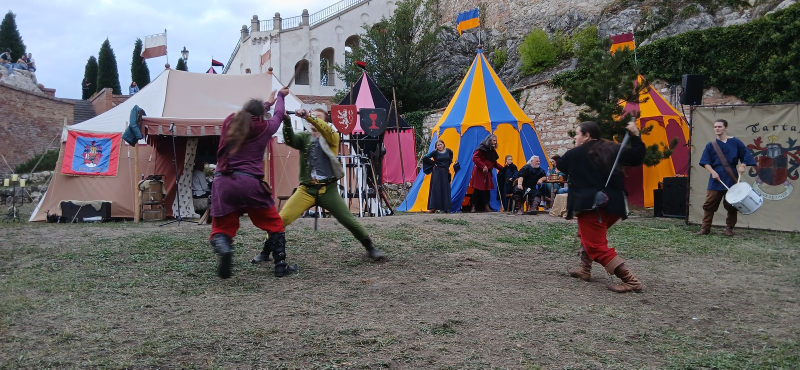
#> input picture images/opt/hero-1.jpg, 1600 x 739 px, given in place of hero-1.jpeg, which was not available (shown at 1/2 size)
$ python optimize-images.py ../images/opt/hero-1.jpg
#> lines starting #> are read from the running program, lines starting #| are printed output that depends on the picture
#!/usr/bin/env python3
"""Optimalizace fotek SHŠ Heretik do public/images/opt/ (webp + jpeg).

Zdrojové originály: assets-src/originals/ (zůstávají v Gitu, nekopírují se do buildu).
Optimalizované webové assety: public/images/opt/ (kopírují se do dist/).

Pro každý obrázek generuje responzivní varianty (480, 800, 1200 a plná šířka),
vždy jako WebP i JPEG — Picture.astro z nich sestaví srcset.
Reprodukovatelné: stejný vstup → stejný výstup (pevné kvality, LANCZOS).
"""
from PIL import Image, ImageOps
import os
import sys

LANCZOS = getattr(Image, 'Resampling', Image).LANCZOS

SRC = 'assets-src/originals'
DST = 'public/images/opt'
os.makedirs(DST, exist_ok=True)

# (src, max_dim, jpeg_quality) — max_dim = nejdelší strana plné varianty
PLAN = {
    'hero-1.jpeg':   (1600, 80),
    'hero-2.jpeg':   (1600, 80),
    'gallery-1.jpeg': (1400, 78),
    'gallery-2.jpeg': (1400, 78),
    'gallery-3.jpeg': (1400, 78),
    'gallery-4.jpeg': (1400, 78),
    'gallery-5.jpeg': (1400, 78),
    'gallery-6.jpeg': (1400, 78),
    'gallery-7.jpeg': (1400, 78),
    'gallery-8.jpeg': (1400, 78),
    # Nové fotky 2026 (září) — hradní akce, večerní vystoupení, jevištní souboje
    'gallery-9.jpeg': (1400, 78),
    'gallery-10.jpeg': (1400, 78),
    'gallery-11.jpeg': (1400, 78),
    'gallery-12.jpeg': (1400, 78),
    'gallery-13.jpeg': (1400, 78),
    'gallery-14.jpeg': (1400, 78),
    'gallery-15.jpeg': (1400, 78),
    'gallery-16.jpeg': (1400, 78),
    'gallery-17.jpeg': (1400, 78),
    'gallery-18.jpeg': (1400, 78),
    'gallery-19.jpeg': (1400, 78),
    'gallery-20.jpeg': (1400, 78),
    'gallery-21.jpeg': (1400, 78),
    'gallery-22.jpeg': (1400, 78),
    'gallery-23.jpeg': (1400, 78),
    'gallery-24.jpeg': (1400, 78),
    'gallery-25.jpeg': (1400, 78),
    'gallery-26.jpeg': (1400, 78),
    'gallery-27.jpeg': (1400, 78),
    'gallery-28.jpeg': (1400, 78),
    'gallery-29.jpeg': (1400, 78),
}

# Responzivní šířky variant (longest edge), kromě plné varianty.
VARIANTS = [480, 800, 1200]

# Mobilní varianty (longest edge) pro hero obrázky — používá je mobileSrc
# v ScenaHero / ScenaCTA (menší soubor pro telefony).
MOBILE_VARIANTS = {
    'hero-1.jpeg': [900],
    'hero-2.jpeg': [900],
}


# Portrétní výřezy hero fotek pro úzké telefony na výšku (mobileSrc + media
# `(max-width: 760px) and (orientation: portrait)`). Širokou fotku 16:7 by
# `object-fit: cover` na ~390×850 px roztáhl a rozmazal; výřez z originálu je ostrý.
# (src, střed výřezu jako podíl šířky originálu, kvalita)
PORTRAIT_RATIO = 9 / 16
PORTRAIT_WIDTH = 900  # = 2× šířka telefonu 390 px + rezerva pro DPR 2 (1600 px na výšku)
PORTRAITS = {
    # hero-1: stan a hlavní šermíř vpravo od středu
    'hero-1.jpeg': (0.70, 64),
    # hero-2: trojice šermířů, střed na prostředním (v bílé košili)
    'hero-2.jpeg': (0.445, 64),
}


def save_variant(im, path, q):
    """Uloží obrázek jako WebP i JPEG se stejnou kvalitou."""
    im.save(path + '.webp', 'WEBP', quality=q, method=6)
    im.save(path + '.jpg', 'JPEG', quality=q, progressive=True, optimize=True)


def make_portraits():
    """Vygeneruje JEN hero-N-portrait.webp/.jpg — žádný jiný soubor se nepřepíše."""
    for src, (center, q) in PORTRAITS.items():
        im = ImageOps.exif_transpose(Image.open(os.path.join(SRC, src))).convert('RGB')
        w, h = im.size
        crop_w = round(h * PORTRAIT_RATIO)
        left = min(max(round(w * center - crop_w / 2), 0), w - crop_w)
        crop = im.crop((left, 0, left + crop_w, h))
        out_h = round(PORTRAIT_WIDTH / PORTRAIT_RATIO)
        crop = crop.resize((PORTRAIT_WIDTH, out_h), LANCZOS)
        base = os.path.join(DST, os.path.splitext(src)[0] + '-portrait')
        save_variant(crop, base, q)
        print(f'{src} -> {base} {crop.size} webp {os.path.getsize(base + ".webp")//1024} kB, jpg {os.path.getsize(base + ".jpg")//1024} kB')


if '--only-portrait' in sys.argv:
    make_portraits()
    sys.exit(0)

total_before = total_after = 0
for src, (max_dim, q) in PLAN.items():
    # exif_transpose: vyřeší EXIF orientaci (např. fotky z telefonu otočené o 90°);
    # u fotek s orientací 1 je to no-op, takže staré výstupy zůstávají identické.
    im = ImageOps.exif_transpose(Image.open(os.path.join(SRC, src))).convert('RGB')
#> im is the input picture: PIL image 1600x739 RGB; mean R, G, B 103, 99.5, 98.2
    w, h = im.size
#> w = 1600; h = 739
    base = os.path.splitext(src)[0]
    total_before += os.path.getsize(os.path.join(SRC, src))

    # Plná varianta (max_dim na nejdelší straně)
    if max(w, h) > max_dim:
        r = max_dim / max(w, h)
        full = im.resize((round(w * r), round(h * r)), LANCZOS)
    else:
        full = im
    save_variant(full, os.path.join(DST, base), q)
    total_after += os.path.getsize(os.path.join(DST, base + '.webp')) + os.path.getsize(os.path.join(DST, base + '.jpg'))

    # Menší responzivní varianty (jen pokud je originál větší)
    for v in VARIANTS:
        if max(w, h) <= v:
            continue
        # KRITICKÉ: poměr se počítá vůči PLNÉ variantě (full už byl zmenšen
        # z originálu) — vůči max(w,h) originálu by varianty byly o ~27% menší,
        # než tvrdí jejich název, a srcset by dostával upscalované obrázky.
        r = v / max(full.width, full.height)
        variant = full.resize((round(full.width * r), round(full.height * r)), LANCZOS)
        # Náhledy mají vyšší kvalitu než plná — bývají upscalované na 2× displejích.
        save_variant(variant, os.path.join(DST, f'{base}-{v}'), min(q + 4, 86))
        total_after += os.path.getsize(os.path.join(DST, f'{base}-{v}.webp')) + os.path.getsize(os.path.join(DST, f'{base}-{v}.jpg'))
#> this loop made 3 passes
#> pass 1, `variant = full.resize((round(full.width * r), round(full.height * r)),..`:
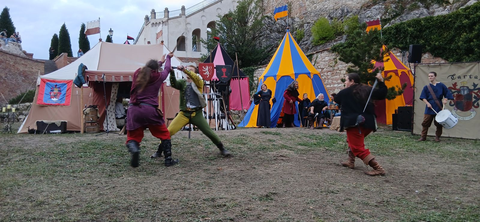
#> variant: PIL image 480x222 RGB; mean R, G, B 103, 99.5, 98.2
#> pass 2, `variant = full.resize((round(full.width * r), round(full.height * r)),..`:
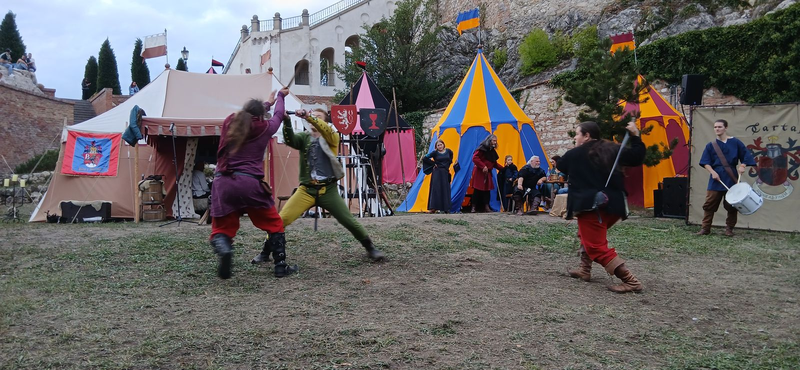
#> variant: PIL image 800x370 RGB; mean R, G, B 103, 99.5, 98.2
#> after the loop, total_after = 1328181

    # Mobilní varianty (hero obrázky — mobileSrc v ScenaHero / ScenaCTA)
    for v in MOBILE_VARIANTS.get(src, []):
        if max(full.width, full.height) <= v:
            continue
        r = v / max(full.width, full.height)
        variant = full.resize((round(full.width * r), round(full.height * r)), LANCZOS)
        save_variant(variant, os.path.join(DST, f'{base}-{v}'), min(q + 4, 86))
        total_after += os.path.getsize(os.path.join(DST, f'{base}-{v}.webp')) + os.path.getsize(os.path.join(DST, f'{base}-{v}.jpg'))
#> after the loop, total_after = 1570404

    print(f'{src} → {full.size} (+ {VARIANTS})')
#| hero-1.jpeg → (1600, 739) (+ [480, 800, 1200])
#> pass 2 of the loop `for src, (max_dim, q) in PLAN.items():`:
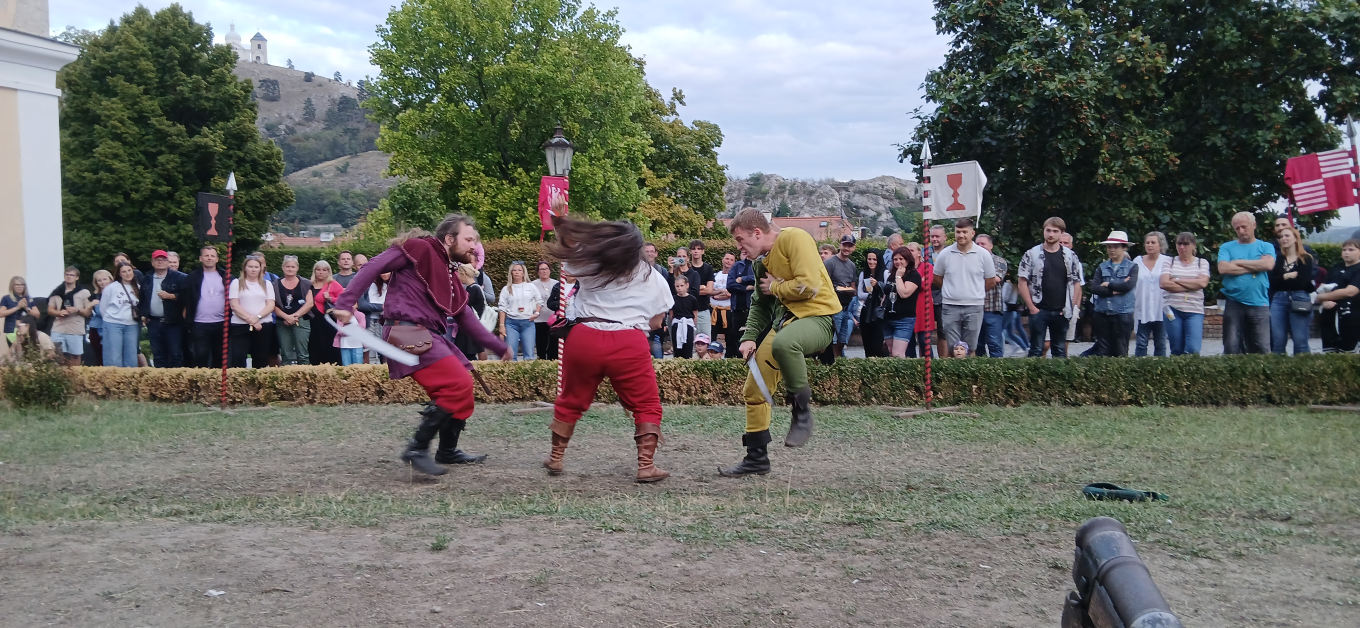
#> input picture assets-src/originals/hero-2.jpeg, 4080 x 1884 px, found by its file name (shown at 1/3 size)
#> im is the input picture: PIL image 4080x1884 RGB; mean R, G, B 108.1, 108.8, 104.9
#> the loop `for v in VARIANTS:` made 3 passes
#> pass 1, `variant = full.resize((round(full.width * r), round(full.height * r)),..`:
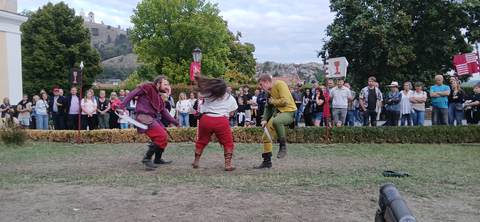
#> variant: PIL image 480x222 RGB; mean R, G, B 108.1, 108.8, 104.8
#> pass 2, `variant = full.resize((round(full.width * r), round(full.height * r)),..`:
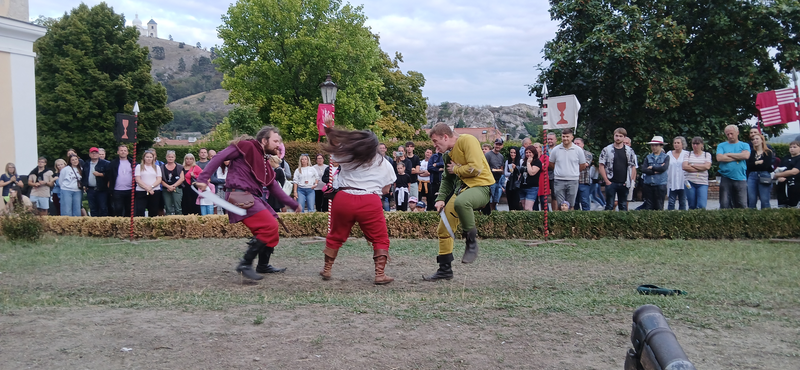
#> variant: PIL image 800x370 RGB; mean R, G, B 108.1, 108.8, 104.9
#> after the loop `for v in VARIANTS:`: total_after = 2822675
#> after the loop `for v in MOBILE_VARIANTS.get(src, []):`: total_after = 3061045
#| hero-2.jpeg → (1600, 739) (+ [480, 800, 1200])
#> pass 3 of the loop `for src, (max_dim, q) in PLAN.items():`:
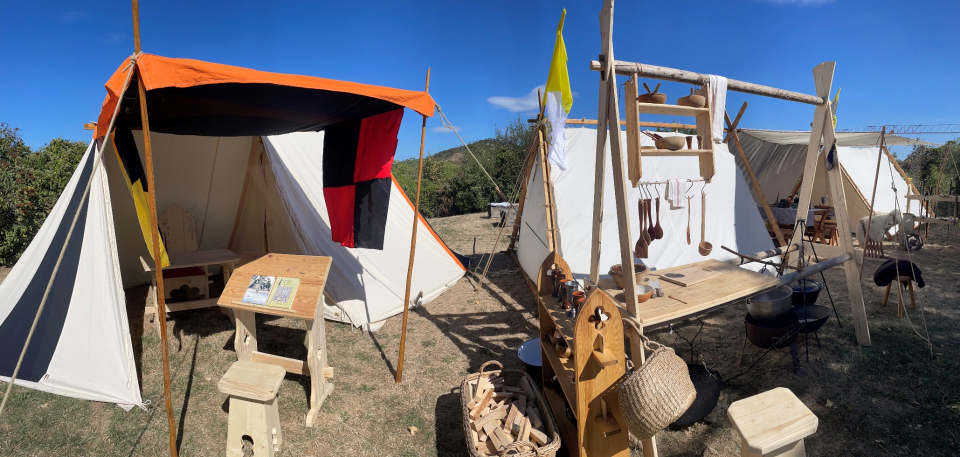
#> input picture assets-src/originals/gallery-1.jpeg, 1920 x 914 px, found by its file name (shown at 1/2 size)
#> im is the input picture: PIL image 1920x914 RGB; mean R, G, B 108.2, 110.4, 119
#> `full = im.resize((round(w * r), round(h * r)), LANCZOS)`:
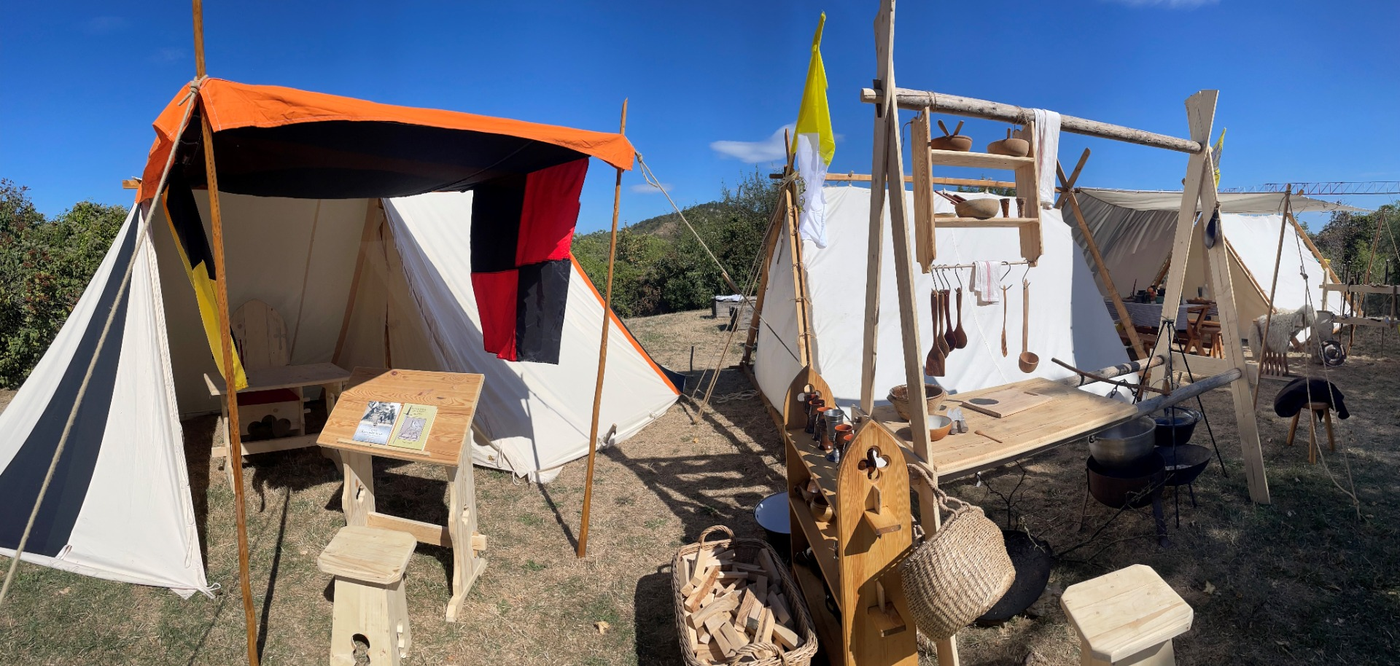
#> full: PIL image 1400x666 RGB; mean R, G, B 108.2, 110.4, 119
#> the loop `for v in VARIANTS:` made 3 passes
#> pass 1, `variant = full.resize((round(full.width * r), round(full.height * r)),..`:
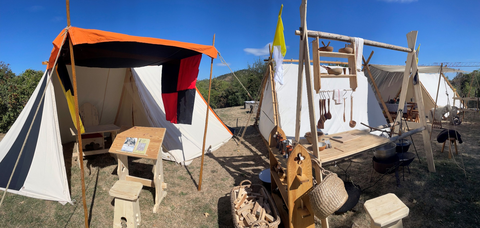
#> variant: PIL image 480x228 RGB; mean R, G, B 108.1, 110.4, 119
#> after the loop `for v in VARIANTS:`: total_after = 3822263
#| gallery-1.jpeg → (1400, 666) (+ [480, 800, 1200])
#> (the run stopped early here; a loop or call above may not have finished)
